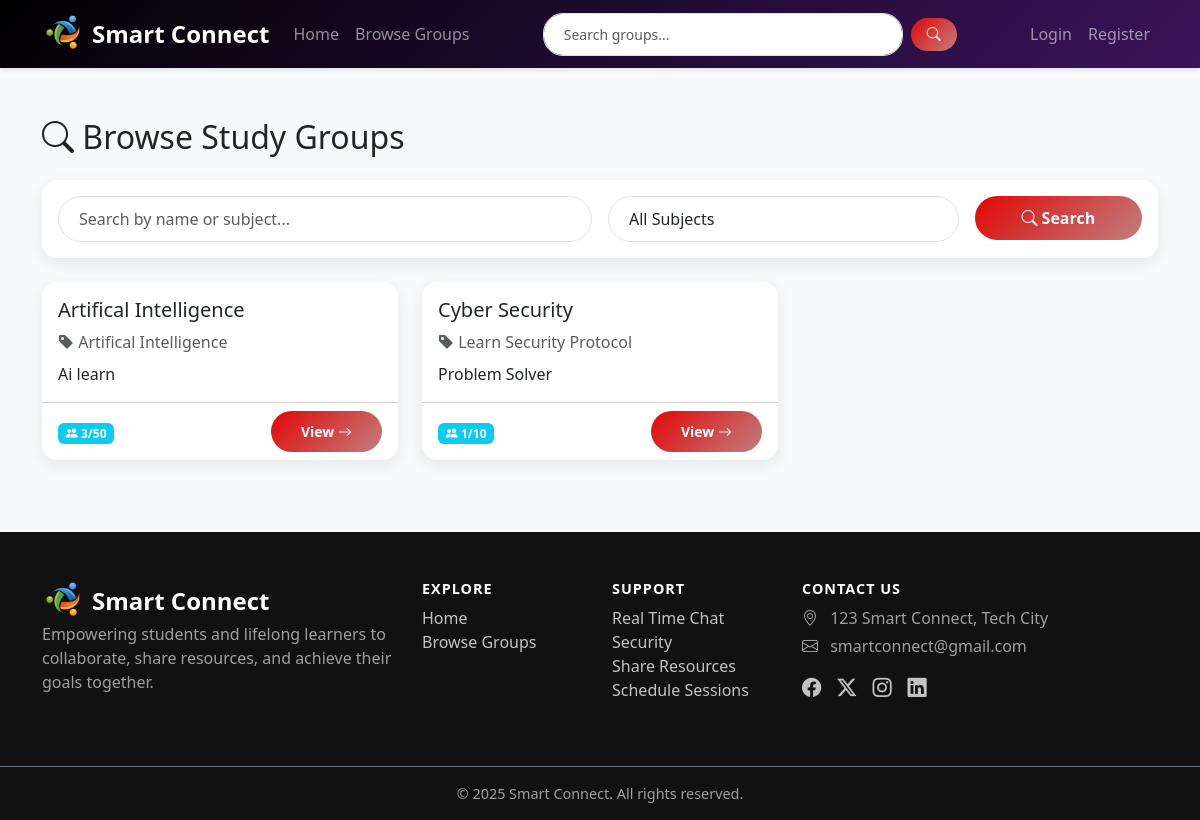
The page /browse/ on the database its author committed.
### groups/models.py (models this page shows, shortened)
class StudyGroup(models.Model):
    name = models.CharField(max_length=200)
    subject = models.CharField(max_length=100)
    description = models.TextField()
    created_by = models.ForeignKey(User, on_delete=models.CASCADE, related_name='created_groups')
    members = models.ManyToManyField(User, related_name='joined_groups', blank=True)
    created_at = models.DateTimeField(auto_now_add=True)
    max_members = models.IntegerField(default=50)
    is_private = models.BooleanField(default=False)
    class Meta:
        ordering = ['-created_at']

### groups/views.py (the view)
# urls.py: path('browse/', views.browse_groups, name='browse_groups'),
def browse_groups(request):
    query = request.GET.get('q', '')
    subject = request.GET.get('subject', '')
    groups = StudyGroup.objects.filter(is_private=False).annotate(
        member_count=Count('members')
    )
    if query:
        groups = groups.filter(
            Q(name__icontains=query) |
            Q(description__icontains=query) |
            Q(subject__icontains=query)
        )
    if subject:
        groups = groups.filter(subject__icontains=subject)
    subjects = StudyGroup.objects.values_list('subject', flat=True).distinct()
    return render(request, 'groups/browse.html', {
        'groups': groups,
        'subjects': subjects,
        'query': query,
        'selected_subject': subject
    })

### groups/templates/groups/browse.html (shortened to what this page needs)
{% extends 'base.html' %}
{% block content %}
<div class="container my-5">
    <h2 class="mb-4"><i class="bi bi-search"></i> Browse Study Groups</h2>
    <div class="card mb-4">
        <div class="card-body">
            <form method="get" class="row g-3">
                <div class="col-md-6">
                    <input type="text" name="q" class="form-control search-box" placeholder="Search by name or subject..." value="{{ query }}">
                </div>
                <div class="col-md-4">
                    <select name="subject" class="form-control search-box">
                        <option value="">All Subjects</option>
                    </select>
                </div>
                <div class="col-md-2">
                    <button type="submit" class="btn btn-primary w-100">
                        <i class="bi bi-search"></i> Search
                    </button>
                </div>
            </form>
        </div>
    </div>
    <div class="row">
        {% for group in groups %}
        <div class="col-md-6 col-lg-4 mb-4">
            <div class="card h-100">
                <div class="card-body">
                    <h5 class="card-title">{{ group.name }}</h5>
                    <p class="text-muted mb-2">
                        <i class="bi bi-tag-fill"></i> {{ group.subject }}
                    </p>
                    <p class="card-text">{{ group.description|truncatewords:25 }}</p>
                </div>
                <div class="card-footer bg-transparent">
                    <div class="d-flex justify-content-between align-items-center">
                        <div>
                            <span class="badge bg-info">
                                <i class="bi bi-people-fill"></i> {{ group.member_count }}/{{ group.max_members }}
                            </span>
                        </div>
                        <a href="{% url 'group_detail' group.pk %}" class="btn btn-primary btn-sm">
                            View <i class="bi bi-arrow-right"></i>
                        </a>
                    </div>
                </div>
            </div>
        </div>
        {% endfor %}
    </div>
</div>
{% endblock %}

### groups/templates/base.html (style rules this page uses)
:root { --primary-color: #4a5fc1; --secondary-color: #6c757d; --success-color: #28a745; --info-color: #17a2b8; --warning-color: #ffc107; --danger-color: #dc3545; --dark-bg: #111; }
html { scroll-behavior: smooth; scroll-padding-top: 80px; }
body { padding-top: 70px; font-family: 'Segoe UI', Tahoma, Geneva, Verdana, sans-serif; background-color: #f8f9fa; min-height: 100vh; display: flex; flex-direction: column; }
.card { border: none; border-radius: 15px; box-shadow: 0 5px 15px rgba(0,0,0,.08); transition: transform 0.3s ease, box-shadow 0.3s ease; height: 100%; }
.btn-primary { background: linear-gradient(135deg, #e10707 0%, #c17e7e 100%); border: none; border-radius: 25px; padding: 10px 30px; font-weight: 600; transition: all 0.3s ease; }
.search-box { border-radius: 25px; padding: 10px 20px; }

### rows shown on the page
StudyGroup: name "Artifical Intelligence", subject "Artifical Intelligence", description "Ai learn", member_count "3", max_members "50"
StudyGroup: name "Cyber Security", subject "Learn Security Protocol", description "Problem Solver", member_count "1", max_members "10"
